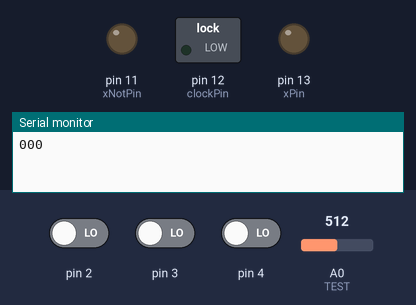
The sketch below on a simulated Arduino Uno, built with avr-gcc and run on an emulated ATmega328P. Parts: switched loads named in the sketch (green lamp = pin HIGH), output pins drawn as LEDs (lit = HIGH), the last lines printed to the serial monitor. The test bench sets the inputs (shaded band); at power-on: pin 2 LOW, pin 3 LOW, pin 4 LOW, A0 (TEST) = 512.

Above: at 0.5 s.
At 3.2 s:
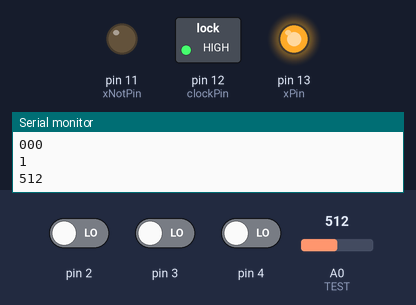
At 5.2 s:
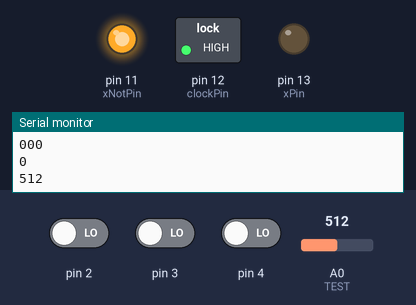
At 6.2 s:
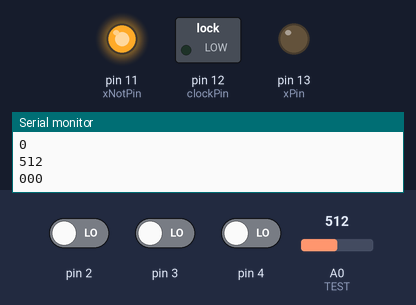
At 8.2 s:
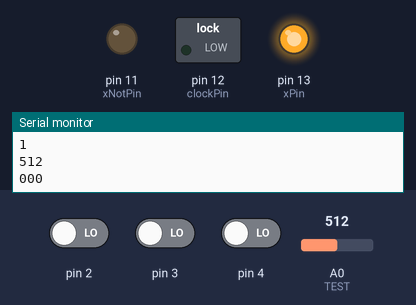
Timing chart, 0 to 9.2 s (numbered marks = the images above):
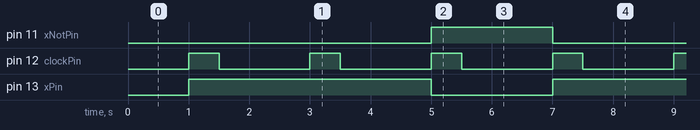

Measured:
- by itself, pin 11 (xNotPin): alternates HIGH for 2.0 s and LOW for 6.0 s, 4 changes in all, then stays LOW
- by itself, pin 12 (clockPin): alternates HIGH for 0.50 s and LOW for 1.5 s, 18 changes in all, then stays LOW
- by itself, pin 13 (xPin): goes HIGH 4.0 s, LOW 2.0 s, HIGH 6.0 s, LOW 2.0 s, then HIGH

The sketch:

code.ino
```cpp
const int clockPin = 12;
const int xPin = 13;
const int xNotPin = 11;
#define TEST A0


// You can change this array for different input sequences
int x_array[] = {1, 1, 0, 1, 1,1, 0, 1, 1};  // Example: 11011011 (overlapping pattern)

const int arrayLength = sizeof(x_array) / sizeof(x_array[0]);

void setup() {
    Serial.begin(9600);

  pinMode(clockPin, OUTPUT);
  pinMode(xPin, OUTPUT);
  pinMode(xNotPin, OUTPUT);
  pinMode(TEST,INPUT);
}
int index = 0;
void loop() {
  int q0=digitalRead(2),q1=digitalRead(3),q2=digitalRead(4);


    Serial.print(q2);
  Serial.print(q1);
  Serial.println(q0);
      // 1 for HIGH, 0 for LOW
delay(1000);
  if (index < arrayLength) {
    // Rising edge of clock


    int x = x_array[index];

  Serial.println(x);
    Serial.println();
    digitalWrite(xPin, x);
    digitalWrite(xNotPin, !x);
    int bitValue = analogRead(TEST);
Serial.println(bitValue);
    digitalWrite(clockPin, HIGH);
    delay(500); // Keep clock HIGH for 500 ms

    // Falling edge of clock
    digitalWrite(clockPin, LOW);
    delay(500); // Keep clock LOW for 500 ms

    index++;
  } //else {
    // Hold last state after array is done
    //digitalWrite(clockPin, LOW);
    //digitalWrite(xPin, LOW);
    //digitalWrite(xNotPin, HIGH);
  //}
}
```
